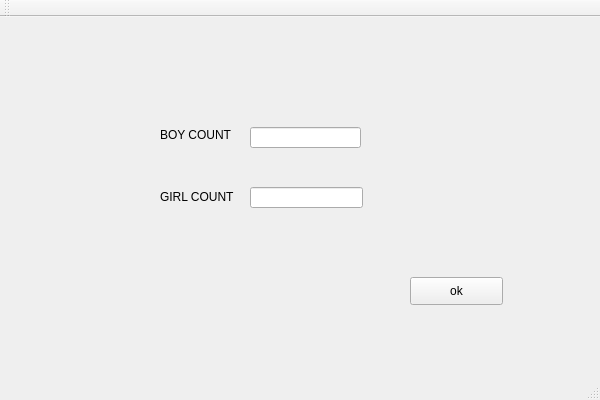
<?xml version="1.0" encoding="UTF-8"?>
<ui version="4.0">
 <class>jumping02Class</class>
 <widget class="QMainWindow" name="jumping02Class">
  <property name="geometry">
   <rect>
    <x>0</x>
    <y>0</y>
    <width>600</width>
    <height>400</height>
   </rect>
  </property>
  <property name="windowTitle">
   <string>jumping02</string>
  </property>
  <widget class="QWidget" name="centralWidget">
   <widget class="QLineEdit" name="lineEdit_BoyCount">
    <property name="geometry">
     <rect>
      <x>250</x>
      <y>110</y>
      <width>111</width>
      <height>21</height>
     </rect>
    </property>
   </widget>
   <widget class="QLabel" name="label">
    <property name="geometry">
     <rect>
      <x>160</x>
      <y>110</y>
      <width>72</width>
      <height>15</height>
     </rect>
    </property>
    <property name="text">
     <string>BOY COUNT</string>
    </property>
   </widget>
   <widget class="QLineEdit" name="lineEdit_GirlCount">
    <property name="geometry">
     <rect>
      <x>250</x>
      <y>170</y>
      <width>113</width>
      <height>21</height>
     </rect>
    </property>
   </widget>
   <widget class="QLabel" name="label_2">
    <property name="geometry">
     <rect>
      <x>160</x>
      <y>170</y>
      <width>81</width>
      <height>20</height>
     </rect>
    </property>
    <property name="text">
     <string>GIRL COUNT</string>
    </property>
   </widget>
   <widget class="QPushButton" name="pushButton_confirm">
    <property name="geometry">
     <rect>
      <x>410</x>
      <y>260</y>
      <width>93</width>
      <height>28</height>
     </rect>
    </property>
    <property name="text">
     <string>ok</string>
    </property>
   </widget>
  </widget>
  <widget class="QMenuBar" name="menuBar">
   <property name="geometry">
    <rect>
     <x>0</x>
     <y>0</y>
     <width>600</width>
     <height>26</height>
    </rect>
   </property>
  </widget>
  <widget class="QToolBar" name="mainToolBar">
   <attribute name="toolBarArea">
    <enum>TopToolBarArea</enum>
   </attribute>
   <attribute name="toolBarBreak">
    <bool>false</bool>
   </attribute>
  </widget>
  <widget class="QStatusBar" name="statusBar"/>
 </widget>
 <layoutdefault spacing="6" margin="11"/>
 <resources>
  <include location="jumping02.qrc"/>
 </resources>
 <connections>
  <connection>
   <sender>pushButton_confirm</sender>
   <signal>clicked()</signal>
   <receiver>jumping02Class</receiver>
   <slot>openNewVidget()</slot>
   <hints>
    <hint type="sourcelabel">
     <x>496</x>
     <y>319</y>
    </hint>
    <hint type="destinationlabel">
     <x>559</x>
     <y>311</y>
    </hint>
   </hints>
  </connection>
 </connections>
 <slots>
  <slot>openNewVidget()</slot>
 </slots>
</ui>
